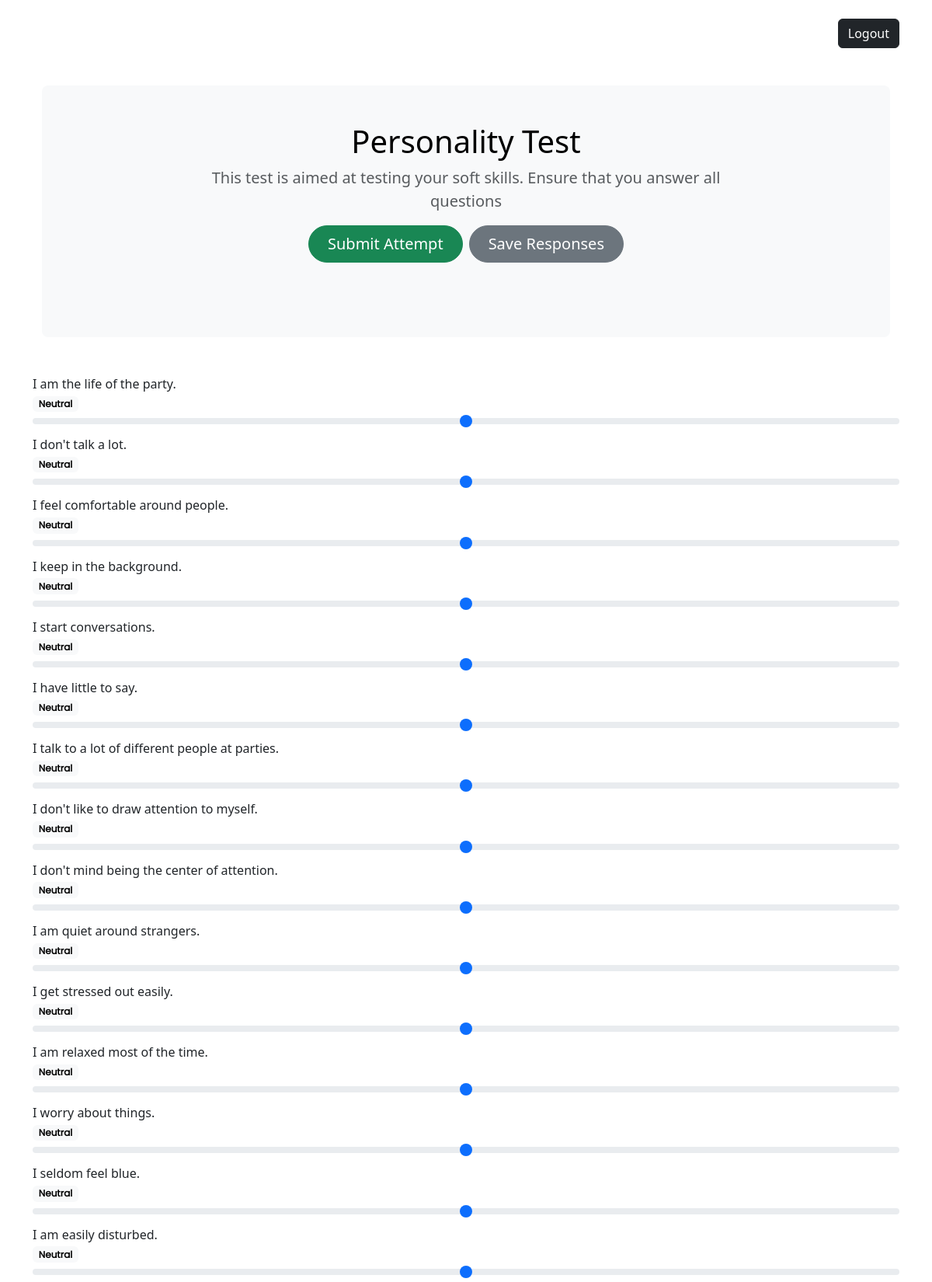
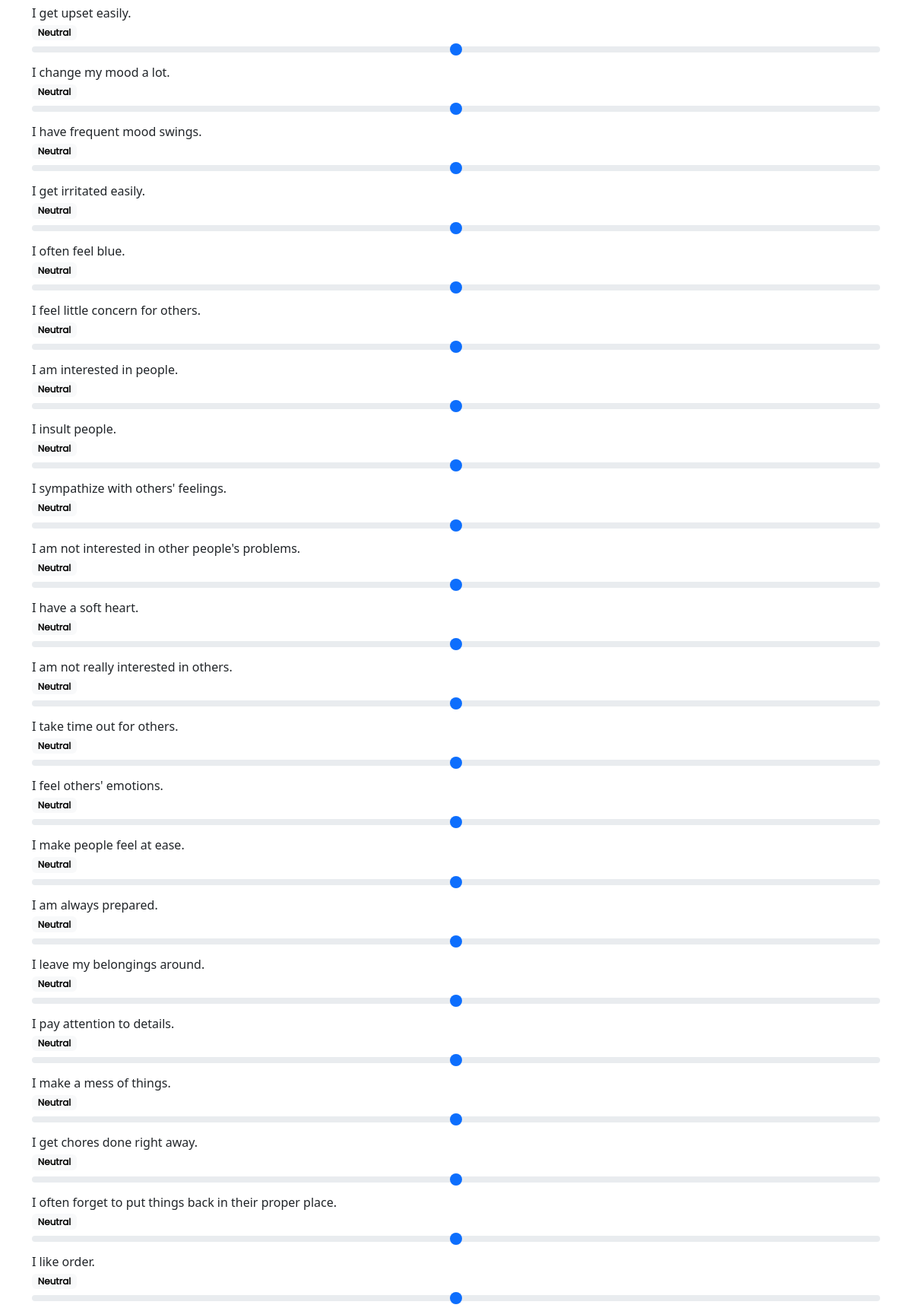
The page /jobs/2/personality_test (signed in, upper part) on the database its author committed (2 pictures, top to bottom).
### Main/models.py (models this page shows, shortened)
class PersonalityQuestion(models.Model):
    TAGS = {
        "EXT": "EXT",
        "EST": "EST",
        "AGR": "AGR",
        "CSN": "CSN",
        "OPN": "OPN"
    }
    def validate_tag_count(value):
        tag_instances = PersonalityQuestion.objects.filter(tag=value)
        if tag_instances.count() > 10:
            raise ValidationError(f"Too many instances with tag '{value}'.")
    tag = models.CharField(max_length=50, validators=[
                           validate_tag_count], choices=TAGS)
    question = models.CharField(max_length=1024, null=False, blank=False)
    class Meta:
        verbose_name = "Personality Test Question"
        verbose_name_plural = "Personality Test Questions"

### Main/views.py (the view, shortened to what this page needs)
# urls.py: path("personality_test", personality_test,
@login_required
@aptitude_required
def personality_test(request: HttpRequest, pk):
    if request.method == "GET":
        personality_questions = PersonalityQuestion.objects.all()
        job = Job.objects.get(pk=pk)
        completed_attempts = PersonalityAttempt.objects.filter(
            user=request.user, job=job)
        completed_attempts_dict = {}
        for attempt in completed_attempts:
            completed_attempts_dict[attempt.question_id] = attempt.answer
        return render(request, "personality.html", {
            "questions": personality_questions,
            "job_id": pk,
            "completed_attempts": completed_attempts_dict
        })

### Main/utils.py (called while the page is built)
def aptitude_required(view_func):
    @wraps(view_func)
    def _wrapped_view(request, *args, **kwargs):
        if not is_aptitude_complete(request.user):
            return redirect(reverse('aptitude_test', args=args, kwargs=kwargs))
        return view_func(request, *args, **kwargs)
    return _wrapped_view

def is_aptitude_complete(user):
    total_attempts = AptitudeAttempt.objects.filter(user=user.pk).count()
    completed_attempts = AptitudeAttempt.objects.filter(
        user=user.pk, completed=True).count()
    return total_attempts > 0 and total_attempts == completed_attempts

### Main/templates/personality.html (shortened to what this page needs)
{% extends "partials/shared.html" %}
{% load custom %}
{% block main %}
<div>
    <div class="container my-5">
        <div class="p-5 text-center bg-body-tertiary rounded-3">
            <h1 class="text-body-emphasis">Personality Test</h1>
            <p class="col-lg-8 mx-auto fs-5 text-muted">
                This test is aimed at testing your soft skills. Ensure that you answer all
                questions
            </p>
            <div class="d-inline-flex gap-2 mb-5">
                <button class="d-inline-flex align-items-center btn btn-success btn-lg px-4 rounded-pill" type="button"
                    id="submitResponses">
                    Submit Attempt
                </button>
                <button class="d-inline-flex align-items-center btn btn-secondary btn-lg px-4 rounded-pill"
                    id="saveResponses" type="button">
                    Save Responses
                </button>
            </div>
        </div>
    </div>
    <form action="{% url 'personality_test' job_id %}" method="post">
        {% for question in questions %}
        <label for="question_{{ question.pk }}">{{ question.question }}</label><br>
        <div class="range-slider">
            <label for="question_{{ question.pk }}" class="range-form-label badge text-bg-light"
                style="font-family: Poppins;"></label><br>
            {% if question.pk in completed_attempts %}
            <input type="range" class="form-range" min="1" max="5" step="1" id="question_{{ question.pk }}"
                name="{{ question.pk }}" value="{{ completed_attempts|lookup:question.pk }}">
            {% else %}
            <input type="range" class="form-range" min="1" max="5" step="1" id="question_{{ question.pk }}"
                name="{{ question.pk }}" value="3">
            {% endif %}
        </div>
        {% endfor %}
    </form>
</div>
{% endblock %}

### rows shown on the page
PersonalityQuestion: question "I am the life of the party."
PersonalityQuestion: question "I don't talk a lot."
PersonalityQuestion: question "I feel comfortable around people.", pk "3"
PersonalityQuestion: question "I keep in the background."
PersonalityQuestion: question "I start conversations."
PersonalityQuestion: question "I have little to say."
PersonalityQuestion: question "I talk to a lot of different people at parties."
PersonalityQuestion: question "I don't like to draw attention to myself."
PersonalityQuestion: question "I don't mind being the center of attention."
PersonalityQuestion: question "I am quiet around strangers."
PersonalityQuestion: question "I get stressed out easily."
PersonalityQuestion: question "I am relaxed most of the time."
PersonalityQuestion: question "I worry about things."
PersonalityQuestion: question "I seldom feel blue."
PersonalityQuestion: question "I am easily disturbed."
PersonalityQuestion: question "I get upset easily."
PersonalityQuestion: question "I change my mood a lot."
PersonalityQuestion: question "I have frequent mood swings."
PersonalityQuestion: question "I get irritated easily."
PersonalityQuestion: question "I often feel blue."
PersonalityQuestion: question "I feel little concern for others."
PersonalityQuestion: question "I am interested in people."
PersonalityQuestion: question "I insult people."
PersonalityQuestion: question "I sympathize with others' feelings."
PersonalityQuestion: question "I am not interested in other people's problems."
PersonalityQuestion: question "I have a soft heart."
PersonalityQuestion: question "I am not really interested in others."
PersonalityQuestion: question "I take time out for others."
PersonalityQuestion: question "I feel others' emotions."
PersonalityQuestion: question "I make people feel at ease."
PersonalityQuestion: question "I am always prepared."
PersonalityQuestion: question "I leave my belongings around."
PersonalityQuestion: question "I pay attention to details."
PersonalityQuestion: question "I make a mess of things."
PersonalityQuestion: question "I get chores done right away."
PersonalityQuestion: question "I often forget to put things back in their proper place."
PersonalityQuestion: question "I like order."
